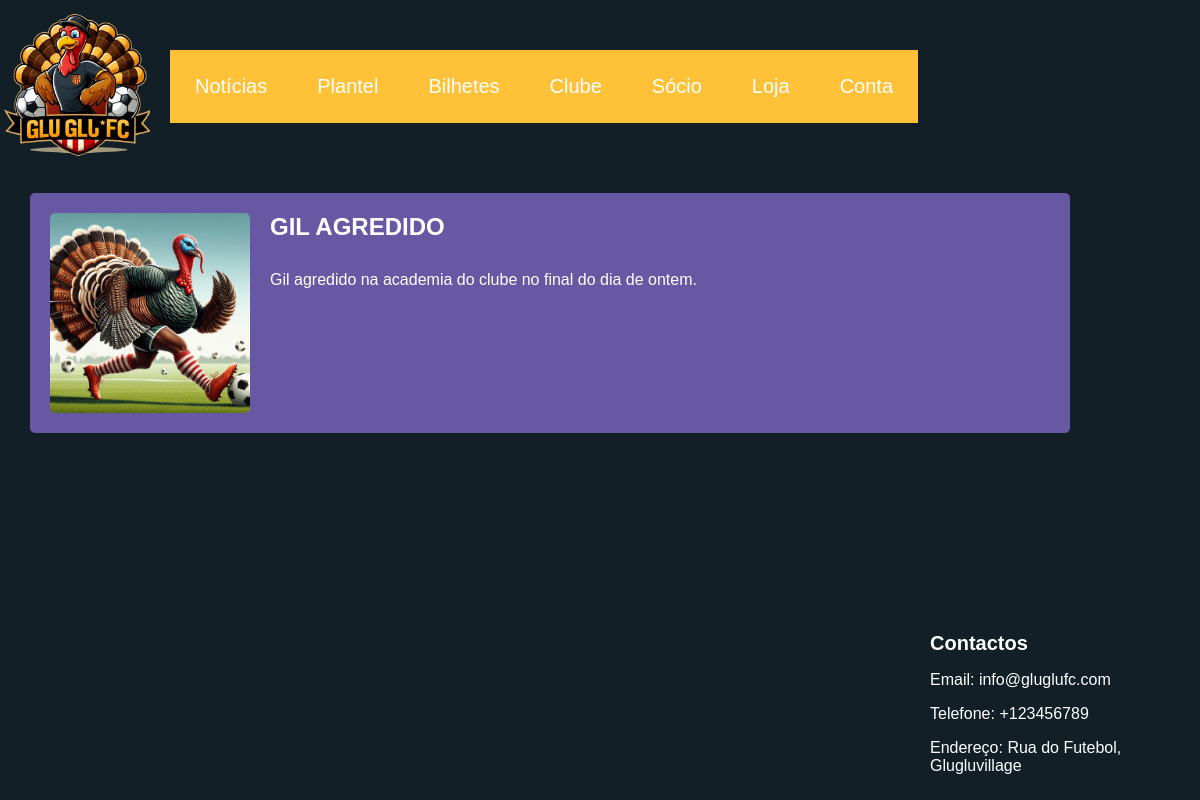
Screenshot of /noticias/ with the database file from the repository.
### clubehome/models.py (models this page shows, shortened)
class Noticia(models.Model):
    titulo = models.CharField(max_length=25)
    descricao = models.CharField(max_length=100)
    imagem = models.ImageField(upload_to='clubehome/static/', null=True, blank=True)
    imagem_nome = models.CharField(max_length=255, null=True, blank=True)
    data_publicacao = models.DateField(auto_now_add=True)

### clubehome/views.py (the view)
# urls.py: path("noticias/", views.ultimas_noticias, name = "noticias"),
def ultimas_noticias(request):
    ultimas_noticias = Noticia.objects.order_by('-data_publicacao')[:6]
    context = {'ultimas_noticias': ultimas_noticias}
    return render(request, 'clubehome/noticias.html', context)

### clubehome/templates/clubehome/noticias.html (shortened to what this page needs)
<!DOCTYPE html>
<html lang="en">
<head>
    {% load static %}
    <link rel="stylesheet" href="{% static 'noticias.css' %}"/>
</head>
<body>
    <header>
        <div class="header-logo">
            <div class="logo">
                <a href="{% url 'homepage' %}">
                    <img src="{% static 'logo.png' %}" alt="logotipo">
                </a>
            </div>
                <nav>
                    <a href="{% url 'noticias' %}" class="box">Notícias</a>
                    <a href="{% url 'plantel' %}" class="box">Plantel</a>
                    <a href="{% url 'bilhetes' %}" class="box">Bilhetes</a>
                    <a href="{% url 'clube' %}" class="box">Clube</a>
                    <a href="{% url 'socio' %}" class="box">Sócio</a>
                    <a href="{% url 'loja' %}" class="box">Loja</a>
                    {% if user.is_authenticated %}
                    <a href="{% url 'logout' %}" class="box">Logout</a>
                    {% else %}
                    <a href="{% url 'login' %}" class="box">Conta</a>
                    {% endif %}
                </nav>
        </div>
    </header>
    <main>
            {% for noticia in ultimas_noticias %}
                <div class="news">
                    <img src="{% static 'noticias/' %}{{ noticia.imagem_nome }}" width="200">
                    <div class="news-content">
                        <h2 class="news-title">{{ noticia.titulo }}</h2>
                        <p class="news-description">{{ noticia.descricao }}</p>
                    </div>
                </div>
            {% endfor %}
    </main>
    <footer>
        <div class="contact-box">
            <h3>Contactos</h3>
            <p>Email: info@gluglufc.com</p>
            <p>Telefone: +123456789</p>
            <p>Endereço: Rua do Futebol, Glugluvillage</p>
        </div>
    </footer>
</body>
</html>

### clubehome/static/noticias.css (style rules this page uses)
body { font-family: Arial, sans-serif; margin: 0px; padding: 0px; background-color: #121f27; }
header { background-color: #121f27; padding: 10px 0; height: 50 px; width: 100%; }
.logo img { max-width: 150px; }
.logo { float: left; }
nav { display: flex; vertical-align: middle; }
.logo { margin-right: 20px; }
.box { padding: 25px; background-color: #ffc138; color: #fff; text-decoration: none; font-size: 20px; margin: 40px 0; }
.news-description { margin-top: 10px; }
.news { display: flex; margin-top: 20px; padding: 20px; background-color: #6758A3; border-radius: 5px; width: 1000px; margin-left: 30px; }
.news img { max-width: 200px; border-radius: 5px; margin-right: 20px; }
.news-content { display: flex; flex-direction: column; flex: 1; color: #fff; }
.news-title { font-size: 24px; margin-top: 0; }
footer { background-color: #121f27; color: #fff; padding: 20px; text-align: left; position: fixed; bottom: 0; right: 50px; width: 200px; }
.contact-box { max-width: 200px; }
.contact-box h3 { font-size: 20px; margin-bottom: 10px; }
.contact-box p { font-size: 16px; margin-bottom: 5px; }

### rows the page displays
Noticia: imagem_nome (picture), titulo "GIL AGREDIDO", descricao "Gil agredido na academia do clube no final do dia de ontem."
